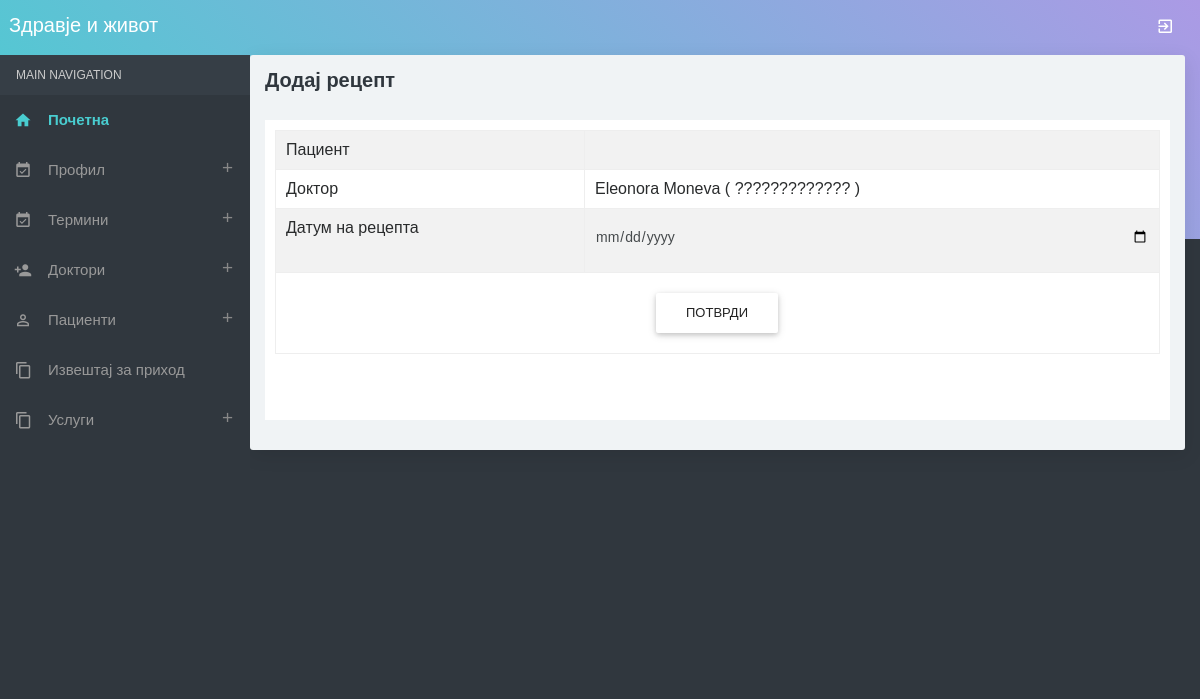
The app's page /prescription.php (signed in) with its own data.
### tables this page shows
CREATE TABLE `doctor` (
  `doctorid` int(10) NOT NULL,
  `doctorname` varchar(50) NOT NULL,
  `mobileno` varchar(15) NOT NULL,
  `departmentid` int(10) NOT NULL,
  `loginid` varchar(25) NOT NULL,
  `password` varchar(25) NOT NULL,
  `status` varchar(10) NOT NULL,
  `education` varchar(25) NOT NULL,
  `experience` float(11,1) NOT NULL,
  `consultancy_charge` float(10,2) NOT NULL
);

CREATE TABLE `department` (
  `departmentid` int(10) NOT NULL,
  `departmentname` varchar(100) NOT NULL,
  `description` text NOT NULL,
  `status` varchar(10) NOT NULL
);

### prescription.php (the view, shortened to what this page needs)
<?php
include("adheader.php");
include("dbconnection.php");
?>
<div class="container-fluid">
        <div class="block-header">
            <h2>Додај рецепт</h2>
        </div>
        <div class="row clearfix">
			<div class="col-lg-12 col-md-12 col-sm-12 col-xs-12">
				<div class="card" style="padding: 10px">
     <form method="post" action="" name="frmpres" onSubmit="return validateform()">
    <table class="table table-bordered table-striped">
      <tbody>
        <tr>
          <td>Пациент</td>
          <td>
		  ?></td>
        </tr>
  <?php
		if(isset($_SESSION[doctorid]))
		{
		?>
        <tr>
          <td>Доктор</td>
          <td>
    		<?php
				$sqldoctor= "SELECT * FROM doctor INNER JOIN department ON department.departmentid=doctor.departmentid WHERE doctor.status='Active' AND doctor.doctorid='$_SESSION[doctorid]'";
				$qsqldoctor = mysqli_query($con,$sqldoctor);
				while($rsdoctor = mysqli_fetch_array($qsqldoctor))
				{
					echo "$rsdoctor[doctorname] ( $rsdoctor[departmentname] )";
				}
				?>
          </td>
        <?php
		}
		?>
        <tr>
          <td>Датум на рецепта</td>
          <td><input class="form-control" type="date" name="date" id="date" value="<?php echo $rsedit[prescriptiondate]; ?>" /></td>
        </tr>
        <tr>
          <td colspan="2" align="center"><input class="btn btn-default" type="submit" name="submit" id="submit" value="Потврди" /></td>
        </tr>
      </tbody>
    </table>
    <p>&nbsp;</p>
</div>
  </div>
</div>
<?php
include("adfooter.php");
?>

### records on screen
doctor: doctorname "Eleonora Moneva", departmentid.departmentname "?????????????"
